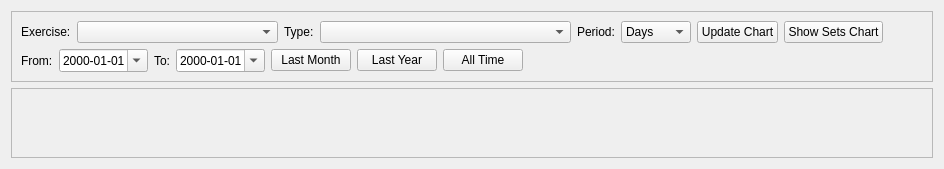
            <widget class="QWidget" name="tab_charts">
              <attribute name="title">
                <string>Exercise Chart</string>
              </attribute>
              <layout class="QVBoxLayout" name="verticalLayout_charts">
                <item>
                  <widget class="QFrame" name="frame_charts_controls">
                    <property name="maximumSize">
                      <size>
                        <width>16777215</width>
                        <height>120</height>
                      </size>
                    </property>
                    <property name="frameShape">
                      <enum>QFrame::StyledPanel</enum>
                    </property>
                    <property name="frameShadow">
                      <enum>QFrame::Raised</enum>
                    </property>
                    <layout class="QVBoxLayout" name="verticalLayout_charts_controls">
                      <item>
                        <layout class="QHBoxLayout" name="horizontalLayout_charts_controls_1">
                          <item>
                            <widget class="QLabel" name="label_chart_exercise">
                              <property name="text">
                                <string>Exercise:</string>
                              </property>
                            </widget>
                          </item>
                          <item>
                            <widget class="QComboBox" name="comboBox_chart_exercise">
                              <property name="minimumSize">
                                <size>
                                  <width>201</width>
                                  <height>0</height>
                                </size>
                              </property>
                            </widget>
                          </item>
                          <item>
                            <widget class="QLabel" name="label_chart_type">
                              <property name="text">
                                <string>Type:</string>
                              </property>
                            </widget>
                          </item>
                          <item>
                            <widget class="QComboBox" name="comboBox_chart_type">
                              <property name="minimumSize">
                                <size>
                                  <width>251</width>
                                  <height>0</height>
                                </size>
                              </property>
                            </widget>
                          </item>
                          <item>
                            <widget class="QLabel" name="label_chart_period">
                              <property name="text">
                                <string>Period:</string>
                              </property>
                            </widget>
                          </item>
                          <item>
                            <widget class="QComboBox" name="comboBox_chart_period">
                              <item>
                                <property name="text">
                                  <string>Days</string>
                                </property>
                              </item>
                              <item>
                                <property name="text">
                                  <string>Months</string>
                                </property>
                              </item>
                              <item>
                                <property name="text">
                                  <string>Years</string>
                                </property>
                              </item>
                            </widget>
                          </item>
                          <item>
                            <widget class="QPushButton" name="pushButton_update_chart">
                              <property name="text">
                                <string>Update Chart</string>
                              </property>
                            </widget>
                          </item>
                          <item>
                            <widget class="QPushButton" name="pushButton_show_sets_chart">
                              <property name="text">
                                <string>Show Sets Chart</string>
                              </property>
                            </widget>
                          </item>
                          <item>
                            <spacer name="horizontalSpacer_charts">
                              <property name="orientation">
                                <enum>Qt::Horizontal</enum>
                              </property>
                              <property name="sizeHint" stdset="0">
                                <size>
                                  <width>40</width>
                                  <height>20</height>
                                </size>
                              </property>
                            </spacer>
                          </item>
                        </layout>
                      </item>
                      <item>
                        <layout class="QHBoxLayout" name="horizontalLayout_charts_controls_2">
                          <item>
                            <widget class="QLabel" name="label_chart_from">
                              <property name="text">
                                <string>From:</string>
                              </property>
                            </widget>
                          </item>
                          <item>
                            <widget class="QDateEdit" name="dateEdit_chart_from">
                              <property name="displayFormat">
                                <string>yyyy-MM-dd</string>
                              </property>
                              <property name="calendarPopup">
                                <bool>true</bool>
                              </property>
                            </widget>
                          </item>
                          <item>
                            <widget class="QLabel" name="label_chart_to">
                              <property name="text">
                                <string>To:</string>
                              </property>
                            </widget>
                          </item>
                          <item>
                            <widget class="QDateEdit" name="dateEdit_chart_to">
                              <property name="displayFormat">
                                <string>yyyy-MM-dd</string>
                              </property>
                              <property name="calendarPopup">
                                <bool>true</bool>
                              </property>
                            </widget>
                          </item>
                          <item>
                            <widget class="QPushButton" name="pushButton_chart_last_month">
                              <property name="text">
                                <string>Last Month</string>
                              </property>
                            </widget>
                          </item>
                          <item>
                            <widget class="QPushButton" name="pushButton_chart_last_year">
                              <property name="text">
                                <string>Last Year</string>
                              </property>
                            </widget>
                          </item>
                          <item>
                            <widget class="QPushButton" name="pushButton_chart_all_time">
                              <property name="text">
                                <string>All Time</string>
                              </property>
                            </widget>
                          </item>
                          <item>
                            <spacer name="horizontalSpacer_charts_2">
                              <property name="orientation">
                                <enum>Qt::Horizontal</enum>
                              </property>
                              <property name="sizeHint" stdset="0">
                                <size>
                                  <width>40</width>
                                  <height>20</height>
                                </size>
                              </property>
                            </spacer>
                          </item>
                        </layout>
                      </item>
                    </layout>
                  </widget>
                </item>
                <item>
                  <widget class="QScrollArea" name="scrollArea_charts">
                    <property name="widgetResizable">
                      <bool>true</bool>
                    </property>
                    <widget class="QWidget" name="scrollAreaWidgetContents_charts">
                      <property name="geometry">
                        <rect>
                          <x>0</x>
                          <y>0</y>
                          <width>1331</width>
                          <height>731</height>
                        </rect>
                      </property>
                      <layout class="QVBoxLayout" name="verticalLayout_charts_content" />
                    </widget>
                  </widget>
                </item>
              </layout>
            </widget>
